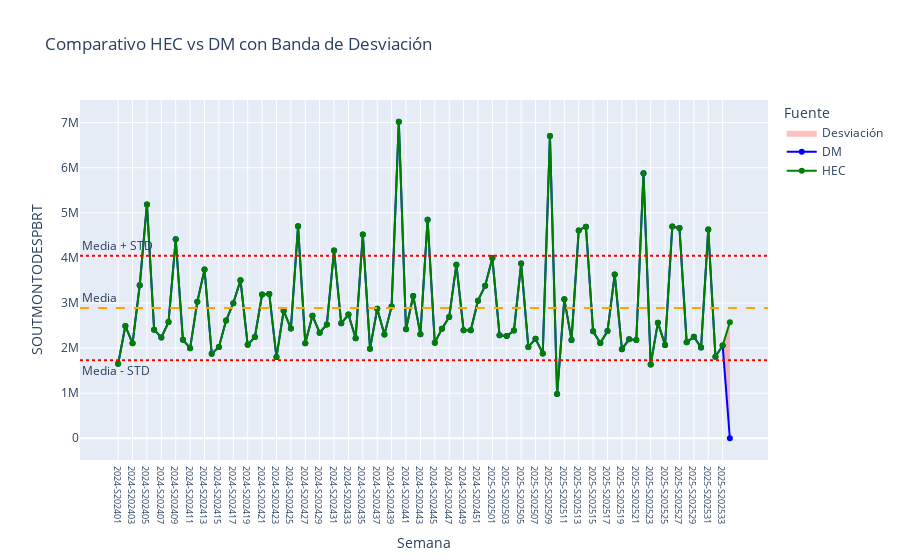

The code cell stored with this chart in its notebook:
### Markdown cell above
### Validación e inserción a DM

### Code cell
# Gráfica que compara lo que hay en hechos y en DM
df_dm = read_sql_upper(query_dm, conn_sf, PaisSF)
df_hec = read_sql_upper(query_hec, conn_sf, PaisSF)
generar_grafico_comparativo(
    df_hec, 
    df_dm, 
    campo_metrica="SOUTMONTODESPBRT",
    titulo="Comparativo HEC vs DM con Banda de Desviación",
    archivo_salida="pagina_figura.pdf",
    mostrar_bandas=True,
    
    referencia_estadisticas="prd"
)
